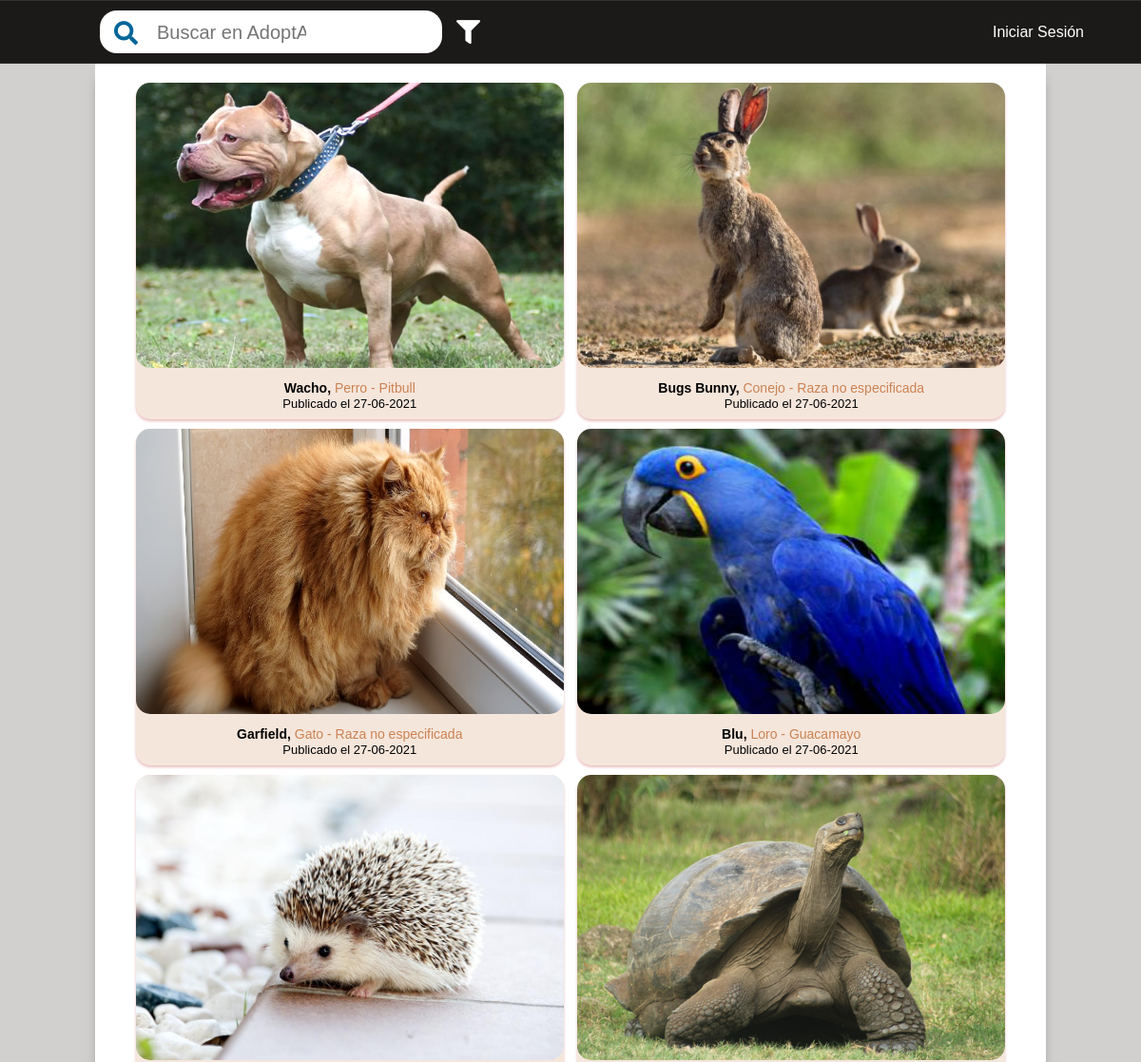
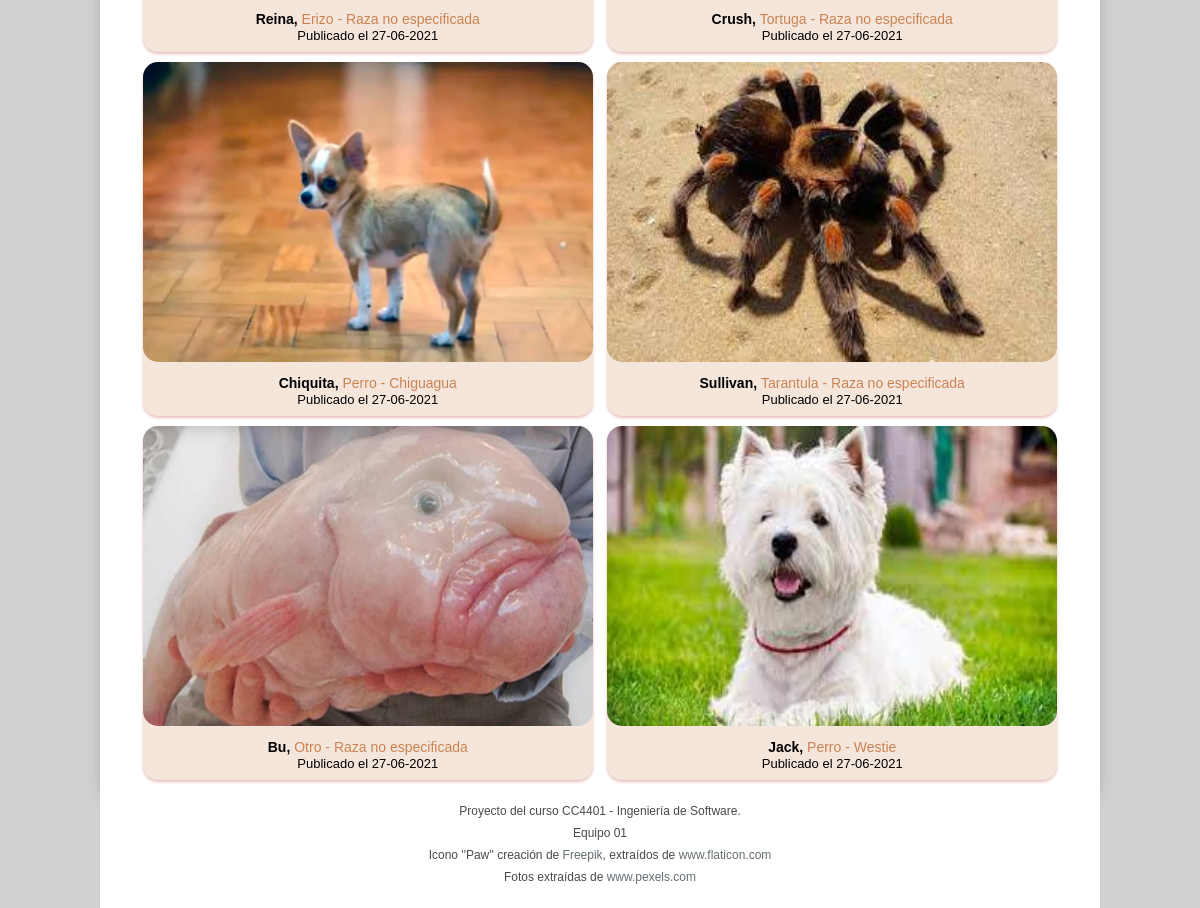
The page / on the database its author committed (2 pictures, top to bottom).
### posts/models.py (models this page shows)
class Post(models.Model):
    post_date = models.DateField(auto_now_add=True)
    specie = models.CharField(
        choices=[("G", "Gato"), ("P", "Perro"), ("E", "Erizo"), ("C", "Conejo"), ("L", "Loro"), ("TO", "Tortuga"),
                 ("TA", "Tarantula"), ("O", "Otro")],
        max_length=30)
    pet_name = models.CharField(max_length=30)
    author = models.ForeignKey("users.User", on_delete=models.CASCADE)
    comuna = models.ForeignKey("users.Comuna", on_delete=models.PROTECT)
    description = models.TextField(max_length=1000)
    breed = models.CharField(max_length=50, blank=True)
    sex = models.CharField(choices=[('MA', 'Macho'), ('HE', 'Hembra'), ('DS', 'Desconocido')], max_length=10)
    pet_size = models.CharField(choices=[('GR', 'Grande'), ('ME', 'Mediano'), ('PE', 'Pequeño')], max_length=10)
    parasytes = models.CharField(choices=[('SI', 'Sí'), ('NO', 'No')], max_length=10)
    sterilized = models.CharField(choices=[('SI', 'Sí'), ('NO', 'No'), ('DS', 'Desconocido')], max_length=10)
    vaccinated = models.CharField(choices=[('SI', 'Sí'), ('NO', 'No'), ('DS', 'Desconocido')], max_length=10)
    status = models.CharField(choices=[('Mío', 'Mío'), ('Calle', 'De la calle')], max_length=15)
    sighting_date = models.DateField(blank=True)

class PostImage(models.Model):
    post = models.ForeignKey(Post, on_delete=models.CASCADE)
    image = models.ImageField()

### adoptapp/views.py (the view)
# urls.py: path('', views.HomepageView.as_view(), name='home'),
class HomepageView(View):
    def get(self, request):
        queryset = Post.objects.order_by("-post_date")[:10]
        images = []
        for p in queryset:
            photo = PostImage.objects.filter(post_id=p.id).first()
            images.append(photo)
        zipped = zip(queryset, images)
        return render(request, "adoptapp/homepage.html", {'posts': zipped})

### adoptapp/templates/adoptapp/homepage.html (shortened to what this page needs)
{% extends 'base.html' %}
{% load static %}
{% block include %}
    <link rel="stylesheet" href="{% static 'adoptapp/css/homepage.css' %}">
{% endblock include %}
{% block content %}
    <div id = "presentation">
       {% for post, photo in posts %}
            {% with post.id|stringformat:"s" as post_url %}
                {% if request.user.is_authenticated %}
                    <a href="{{ "post/"|add:post_url }}">
                    <div class="pet-post">
                {% else %}
                    <div class="pet-post non-clickable">
                {% endif %}
                        <img class="pet-img" src="{{ photo.image.url }}" alt="Foto publicación">
                        <div class="post-info">
                                <div>
                                    <span class="info bold-700 s16">{{post.pet_name}}, </span>
                                    <span class="breed light-400 s16 soft-brown">
                                        {{ post.get_specie_display }} -
                                        {% if post.breed %}{{ post.breed }}
                                        {% else %} Raza no especificada
                                        {% endif %}</span>
                                </div>
                                <div class="info info-date">Publicado el {{ post.post_date }}</div>
                        </div>
                    </div>
           {% endwith %}
     {% endfor %}
    </div>
{% endblock %}

### templates/base.html (shortened to what this page needs)
<!DOCTYPE  html>
<html lang="es">
<head>
    {% load static %}
    <link rel="stylesheet" type="text/css" href="{% static '/css/base.css' %}" />
    <link rel="stylesheet" type="text/css" href="{% static '/css/header.css' %}" />
    <link rel="stylesheet" href="https://use.fontawesome.com/releases/v5.2.0/css/all.css">
    {% block include %}
    {% endblock %}
</head>
<body>
    <div id="container">
    <nav id="navbar">
        <ul>
           <li class="search-icon">
                <div class="search" id="buscar-adoptapp">
                        <span class="fas fa-search highlight-color"></span>
                        <input class="input-field" type="search" placeholder="Buscar en AdoptApp">
                </div>
           </li>
            <li class="filter-icon" id="filter_li">
                <a class="fas fa-filter clickable white" href="#" id="filterLink"></a>
            </li>
            {% if request.user.is_authenticated %}
                <div class = "user-options">
                    <li>
                        <a id="add_post" href="{%  url 'create_post' %}"><img class="clickable" />Agregar publicación</a>
                    </li>
                    <li class="avatar">
                        <a href="{{ request.user.get_profile_url }}"><img class="clickable" src="{% static 'images/default-avatar.png' %}" /></a>
                    </li>
                    <li  id="notification_li">
                        <span id="notification_count">3</span>
                        <a class="fas fa-bell clickable icon-l white" href="#" id="notificationLink"></a>
                        <div id="notificationContainer">
                            <div id="notificationTitle"></div>
                            <div id="notificationBody" class="notifications"></div>
                            <div id="notificationFooter"><a href="#">Ver todas</a></div>
                        </div>
                    </li>
                    <li  id="option_li">
                            <a class="fas fa-bars clickable icon-l white" href="#" id="optionLink"></a>
                             <div id="optionContainer">
                                <div id="optionBody" class="options">
                                    <ul>
                                    <li class="menuItem"> <a href="{{ request.user.get_profile_edit_url}}">Configuración de perfil</a></li>
                                    <li class="menuItem"> <a href="{% url 'logout' %}">Cerrar sesión</a></li>
                                    </ul>
                                </div>
                            </div>
                        </li>
                    </li>
                </div>
            {% else %}
                <li><a class="clickable white" href="/login">Iniciar Sesión</a></li>
            {% endif %}
        </ul>
    </nav>
    <div class="m-shadow-section" id="content">
        {% block content %}
        {% endblock %}
    </div>
    <div id = footer>
        <p class="container creditos">
        <p class="text-center vspaced5">Proyecto del curso CC4401 - Ingeniería de Software.</p>
        <p class="text-center vspaced5">Equipo 01</p>
        <p class="text-center vspaced5"> Icono ''Paw'' creación de <a href="https://www.flaticon.com/authors/smashicons" title="Smashicons">
            Freepik</a>, extraídos de <a href="https://www.flaticon.com/" title="Flaticon">www.flaticon.com</a></p>
        <p class="text-center vspaced5">Fotos extraídas de <a href="https://www.pexels.com/search/dog/" title="Pexels">www.pexels.com </a>
        </p>
    </div>
</div>
</body>
</html>

### static/css/base.css (style rules this page uses)
* { margin: 0; padding: 0; box-sizing: border-box; --font-family-sans-serif: -apple-system,BlinkMacSystemFont,"Segoe UI",Roboto,"Helvetica Neue",Arial,"Noto Sans",sans-serif,"Apple Color Emoji","Segoe UI Emoji","Segoe UI Symbol","Noto Color Emoji"; --font-family-monospace: SFMono-Regular,Menlo,Monaco,Consolas,"Liberation Mono","Courier New",monospace; }
#container { min-height: 100vh; display: flex; flex-direction: column; justify-content: space-between; }
.fas { font-size: 25px; }
.white { color: white; }
.highlight-color { color: #006699; }
.clickable { cursor: pointer; }
a { text-decoration: none; color: #636e72; }
body { flex-direction: column; justify-content: space-between; background-color: #d2cfcf; line-height: 1; font-family: Helvetica, Arial, sans-serif; }
#content { padding-top: 20px; flex-grow: 1; width: 50%; max-width: 1000px; margin: auto; z-index: 1; background-color: white; }
#footer { width: 50%; max-width: 1000px; margin: 0 auto; padding-bottom: 20px; z-index: 1; color: #4a4a4a; font-size: 12px; background-color: white; padding-top: 10px; }
@media screen and (max-width: 1920px) { #content { width: 100%; } }
@media screen and (max-width: 1920px) { #footer { width: 100%; } }
.text-center { text-align: center!important; }
.vspaced5 { padding: 5px 0 5px 0; }
.bold-700 { font-weight: 700; }
.light-400 { font-weight: 400; }
span { font-size: 14px; }
.m-shadow-section { box-shadow: 0px 10px 14px -7px #5d5c5c; }
.soft-brown { color: #cb8252 }

### static/css/header.css (style rules this page uses)
nav { background: #1c1919; padding: 10px 60px 10px 90px; border: 1px solid #303030; border-left: none; border-right: none; top: 0; position: sticky; z-index: 2; }
nav ul { display: flex; list-style: none; flex-wrap: wrap; align-items: center; min-width: 700px; }
nav ul .search { display: flex; width: 100%; min-width: 400px; align-items: center; justify-content: left; }
nav ul .search-icon { height: 45px; width: 70%; max-width: 600px; display: flex; background: #ffffff; border-radius: 18px; padding: 5px 15px 3px 15px; margin-right: 15px; margin-left: 15px; }
nav ul .search-icon input { height: 100%; border: none; border-radius: 20px 0 0 20px; outline: none; padding: 0 20px; color: #000; font-size: 20px; width: 90%; }
@media screen and (max-width: 1300px) { nav ul .search { width: 20vw; min-width: 220px; align-items: center; justify-content: left; } }
@media screen and (max-width: 1300px) { nav ul .search-icon { width: 30vw; min-width: 250px; } }

### adoptapp/static/adoptapp/css/homepage.css (style rules this page uses)
.post-info { background-color: transparent; text-align: center; color: black; transition: all 0.1s linear; padding: 10px; }
.pet-img { width: 100%; height: 300px; border-radius: 15px; }
.pet-post { border-radius: 15px; display: inline-block; width:45%; background: rgba(203, 130, 82, 0.2); box-shadow: 0 2px 3px #e9bebe; margin-bottom: 10px; margin-left: 5px; margin-right: 5px; }
#presentation { display: inline-block ; text-align: center; }
.info-date { font-size: 13px; margin-top: 2px; }
.non-clickable > * { cursor: default; }

### rows shown on the page
Post: image (picture), pet_name "Wacho", specie "Perro", breed "Pitbull", post_date "27-06-2021"
Post: image (picture), pet_name "Bugs Bunny", specie "Conejo", breed "Raza no especificada", post_date "27-06-2021"
Post: image (picture), pet_name "Garfield", specie "Gato", breed "Raza no especificada", post_date "27-06-2021"
Post: image (picture), pet_name "Blu", specie "Loro", breed "Guacamayo", post_date "27-06-2021"
Post: image (picture), pet_name "Reina", specie "Erizo", breed "Raza no especificada", post_date "27-06-2021"
Post: image (picture), pet_name "Crush", specie "Tortuga", breed "Raza no especificada", post_date "27-06-2021"
Post: image (picture), pet_name "Chiquita", specie "Perro", breed "Chiguagua", post_date "27-06-2021"
Post: image (picture), pet_name "Sullivan", specie "Tarantula", breed "Raza no especificada", post_date "27-06-2021"
Post: image (picture), pet_name "Bu", specie "Otro", breed "Raza no especificada", post_date "27-06-2021"
Post: image (picture), pet_name "Jack", specie "Perro", breed "Westie", post_date "27-06-2021"
